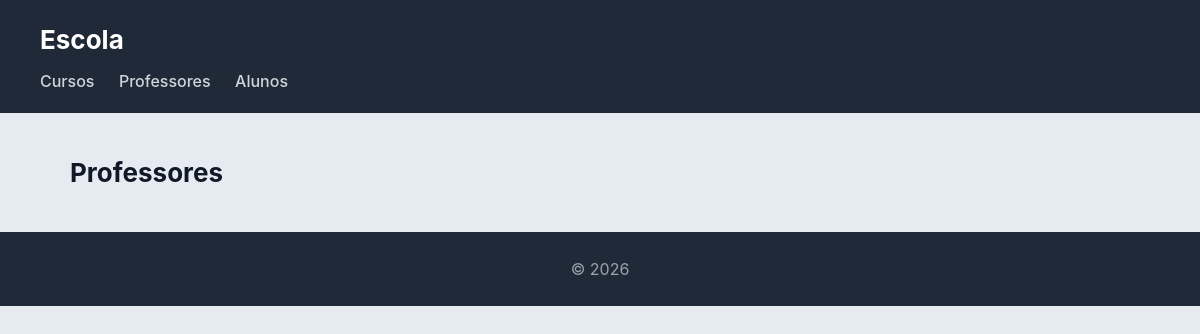
/escola/professores/, run on an earlier commit of the app's database.
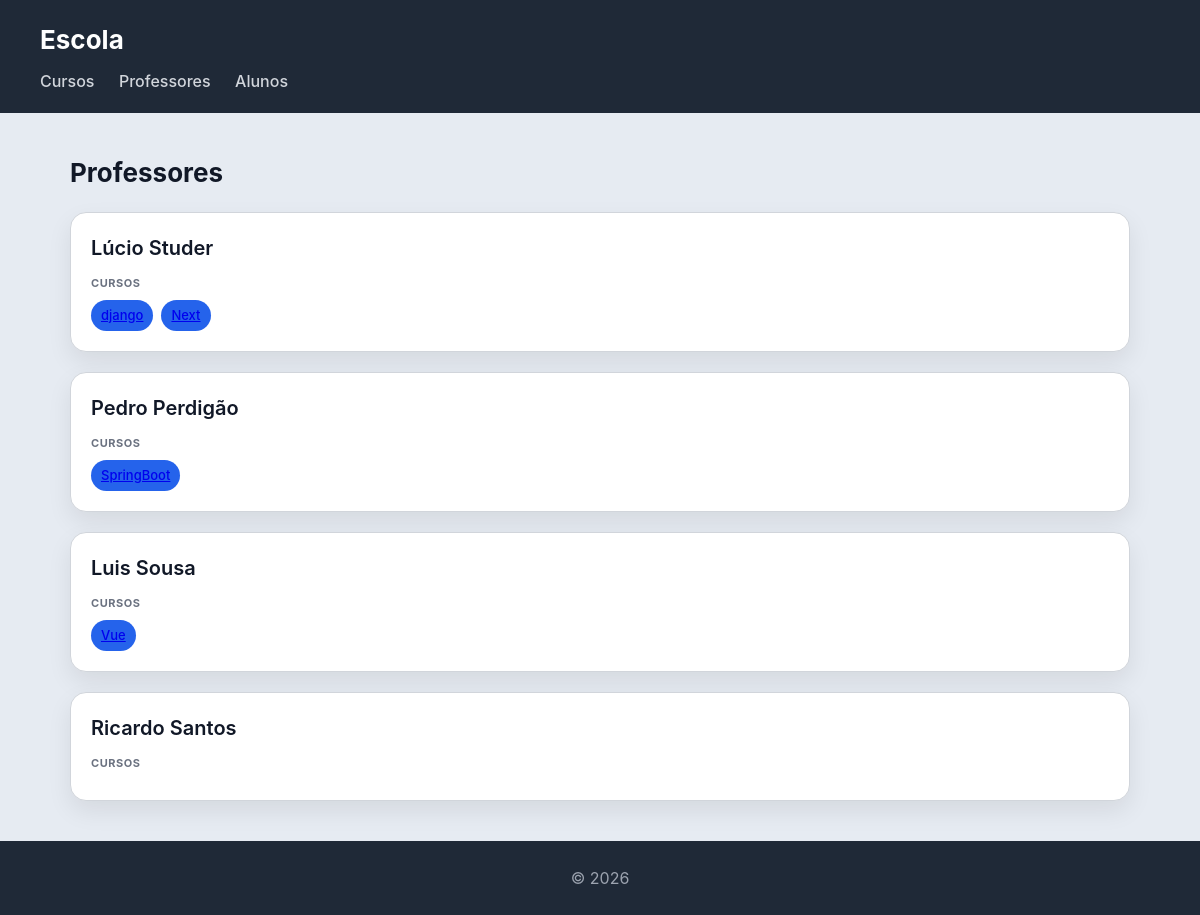
And on a later commit of the database.
### escola/models.py (models this page shows)
class Professor(models.Model):
    nome = models.CharField(max_length=100)
    email = models.EmailField()
    def __str__(self):
        return self.nome

class Curso(models.Model):
    nome = models.CharField(max_length=100)
    imagem = models.ImageField(upload_to='cursos/')
    professor = models.ForeignKey(Professor, on_delete=models.CASCADE, related_name='cursos')
    alunos = models.ManyToManyField(Aluno, related_name='cursos')
    def __str__(self):
        return self.nome

### escola/views.py (the view)
# urls.py: path('professores/', views.professores_view, name='professores'),
def professores_view(request):
    professores = (
        Professor.objects
        .prefetch_related('cursos')
        .all()
    )
    return render(request, 'escola/professores.html', {'professores': professores})

### escola/templates/escola/professores.html
{% extends "escola/base.html" %}
{% block content %}
<h2>Professores</h2>
<section>
    {% for professor in professores %}
    <article>
        <header>
            <h3>{{ professor }}</h3>
        </header>
        <section>
            <h4>Cursos</h4>
            <ul>
                {% for curso in professor.cursos.all %}
                    <li>
                        <a href="{% url 'curso' curso.id %}">
                        {{ curso }}
                        </a>
                    </li>
               {% endfor %}
            </ul>
        </section>
    </article>
    {% endfor %}
</section>
{% endblock %}

What changed in the data, as far as the page shows it:
added Professor: nome "Lúcio Studer"
added Curso: nome "django", shown under "Lúcio Studer"
added Curso: nome "Next", shown under "Lúcio Studer"
added Professor: nome "Pedro Perdigão"
added Curso: nome "SpringBoot", shown under "Pedro Perdigão"
added Professor: nome "Luis Sousa"
added Curso: nome "Vue", shown under "Luis Sousa"
added Professor: nome "Ricardo Santos"
